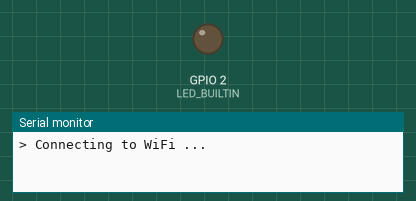
This program was run on a simulated ESP32. Shown: output pins drawn as LEDs (lit = HIGH), the last lines printed to the serial monitor. WiFi joins after 1.5 s; servers stay silent unless stated.

Above: at 0.1 s.
At 2.1 s:
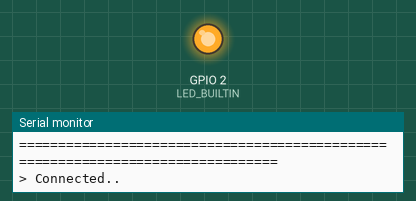
Timing chart, 0 to 3.6 s (numbered marks = the images above):
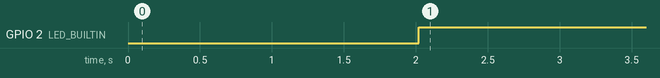

Measured:
- by itself, GPIO 2 (LED_BUILTIN): LOW → HIGH at 2.0 s

The program:

main.cpp
```cpp
#include <Arduino.h>
#include <WiFi.h>

// #define LED 2

const char *ssid = "o-turki";      // "REPLACE_WITH_YOUR_SSID"
const char *password = "01234567"; // "REPLACE_WITH_YOUR_PASSWORD"

unsigned long previousMillis = 0;
unsigned long interval = 30000; // 30 seconds

bool isConnected = false;

void connect2Network();

void setup()
{
  Serial.begin(115200);
  pinMode(LED_BUILTIN, OUTPUT);

  // Connect to Network
  connect2Network();
}

void loop()
{
  unsigned long currentMillis = millis();

  if ((WiFi.status() != WL_CONNECTED) && (currentMillis - previousMillis >= interval))
  {
    Serial.println("> Reconnecting to WiFi..");
    WiFi.disconnect();
    WiFi.reconnect();
    previousMillis = currentMillis;
    digitalWrite(LED_BUILTIN, LOW);
    isConnected = false;
  }

  if ((WiFi.status() == WL_CONNECTED) && !isConnected)
  {
    Serial.println("> Connected..");
    digitalWrite(LED_BUILTIN, HIGH);
    isConnected = true;
  }
}

void connect2Network()
{
  WiFi.mode(WIFI_STA);
  WiFi.begin(ssid, password);

  Serial.print("> Connecting to WiFi ..");
  while (WiFi.status() != WL_CONNECTED)
  {
    Serial.print('.');
    delay(1000);
  }

  Serial.println("");
  Serial.println("================================================================================");
  Serial.println("> Connected to WiFi network \"" + WiFi.SSID() + "\"");
  Serial.println("> IP Address: " + WiFi.localIP().toString());
  Serial.println("> MAC Address: " + WiFi.macAddress());
  Serial.println("================================================================================");
}
```
